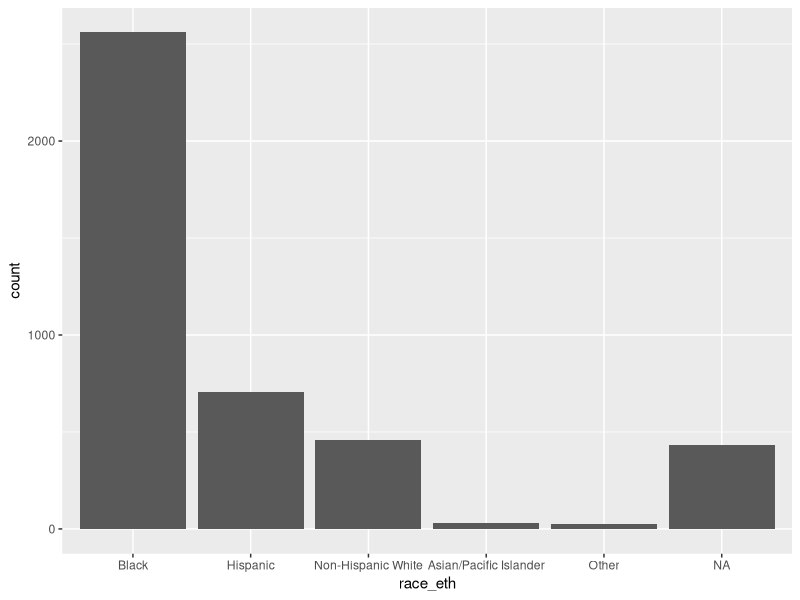
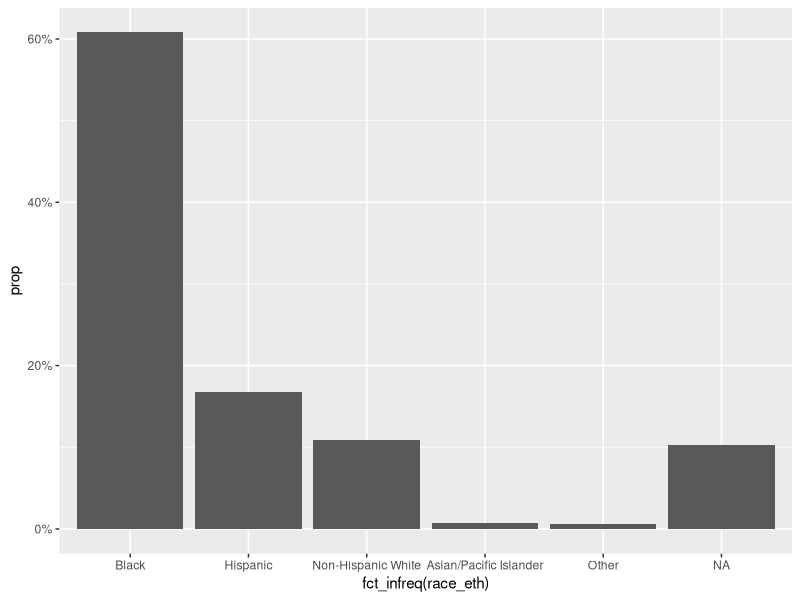
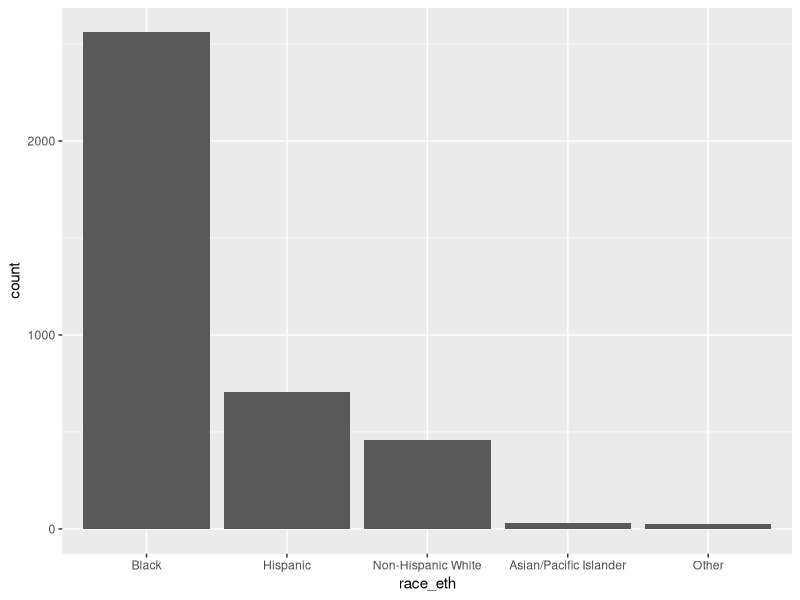
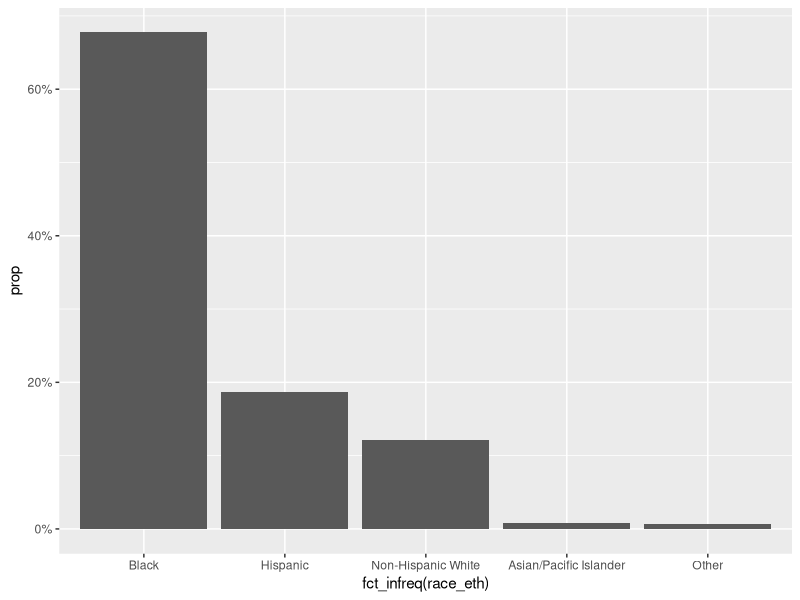
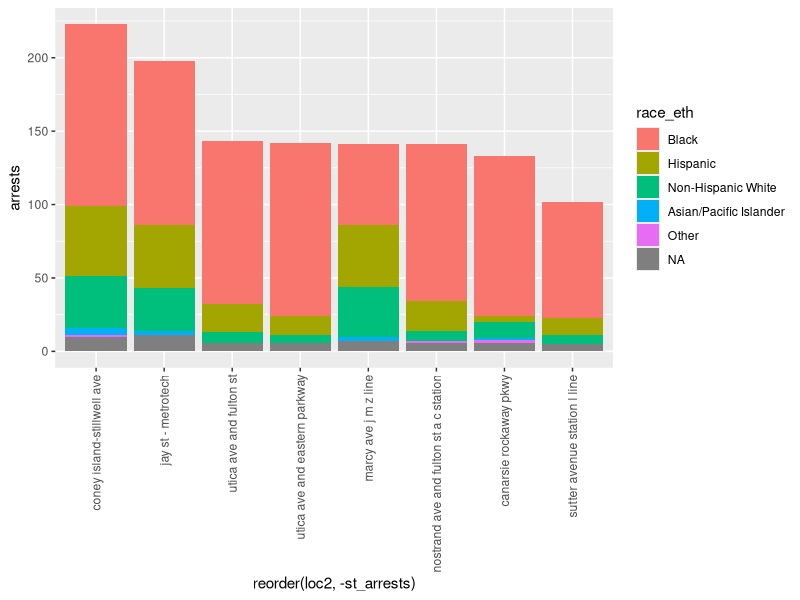

Reproduce these figures in R, in order.
################################################################################
##
## [ PROJ ] Lecture 3: Subway Fare Evasion Arrests in Brooklyn
## [ FILE ] Lecture3-inclass.r
## [ AUTH ] < YOUR NAME >
## [ INIT ] < Date you started the file >
##
################################################################################

## POLICY QUESTION FOR THIS WEEK & NEXT:
## Police can stop and ticket or  arrest people for subway fare evasion. 
## Is NYPD enforcement of subway fare evasion enforcement in Brooklyn racist?


## ---------------------------
## libraries
## ---------------------------

library(tidyverse)
library(forcats)
library(fastDummies)

## ---------------------------
## directory paths
## ---------------------------

getwd()
setwd("C:/Users/Harold Stolper/Google Drive/SIPA/R - Data Analysis/Fall 2020/Lectures/Lecture3")
## -----------------------------------------------------------------------------
## 1. load and inspect datasets
##
##    two datasets of administrative records from public defenders in Brooklyn
##      1. microdata_BDS_inclass.csv: Brooklyn Defender Services
##      2. microdata_LAS_inclass.csv: Legal Aid Society
##    each row is client data for an individual arrested for subway fare evasion
##    public defenders represent nearly everybody arrested for subway fare evasion
##    these files were provided by the respective orgs with no documentation
##
##  a. what is the unit of observation and representative population?
##  b. inspect and describe the coding of race/ethnicity information in each dataset?
## -----------------------------------------------------------------------------

arrests_bds <- read_csv("microdata_BDS_inclass.csv", na = "")
arrests_las <- read_csv("microdata_LAS_inclass.csv", na = "")

str(arrests_bds)
str(arrests_las)

# note that string variables are imported as characters by default (not factors)
# let's convert race and ethnicity to factors before we start cleaning these variables
arrests_bds <- arrests_bds %>% mutate(race = as.factor(race), 
                                      ethnicity = as.factor(ethnicity) )
summary(arrests_bds)

arrests_las <- arrests_las %>% mutate(race = as.factor(las_race_key), 
                                      ethnicity = as.factor(hispanic_flag) )
summary(arrests_las)

# 1a.

# 1b. 

## -----------------------------------------------------------------------------
## 2. clean BDS data: recode race and ethnicity variables and assign to arrests_bds_clean
## -----------------------------------------------------------------------------

# 2
  # BDS: race

  levels(arrests_bds$race)
  typeof(arrests_bds$race) #remember factors are stored as integers assigned to levels
  summary(arrests_bds$race)
  arrests_bds %>% count(race, sort = TRUE)
  arrests_bds %>% count(race, ethnicity, sort = FALSE)
  arrests_bds.clean_temp <- arrests_bds %>% 
    mutate(race_clean = recode(race, "0" = "NA", 
                                     "Unknown" = "NA", 
                                     "Am Indian" = "Other" ) )  %>% 
    mutate(race_clean = factor(race_clean, levels = c("Black", "White", "Asian/Pacific Islander", "Other")))

    # let's check we did this right  
    levels(arrests_bds.clean_temp$race_clean)
    arrests_bds.clean_temp %>% count(race_clean, sort = TRUE)
    arrests_bds.clean_temp %>% count(race_clean, race, sort = FALSE)
    table(arrests_bds.clean_temp$race_clean, arrests_bds.clean_temp$race, useNA = "always")
    
    # note: recode doesn't work well with pipes like other dplyr functions,
    #       instead we use the function as a part of a function argument


  # BDS: ethnicity
    levels(arrests_bds.clean_temp$ethnicity)
    table(arrests_bds.clean_temp$race_clean, arrests_bds.clean_temp$ethnicity, useNA = "always")
    arrests_bds.clean <- arrests_bds.clean_temp %>% 
      mutate(hispanic = recode(ethnicity, "0" = "NA", "Other" = "Non-Hispanic") ) %>%
      mutate(hispanic = factor(hispanic, levels = c("Hispanic", "Non-Hispanic"))) 

    # let's check we did this right  
    summary(arrests_bds.clean$hispanic)
    table(arrests_bds.clean$race_clean, arrests_bds.clean$hispanic, useNA = "always")
    
    # note: we used to separate pipe sequences to clean ethnicity & race, but could do in 1 pipe
    
    rm(arrests_bds.clean_temp)
    
## -----------------------------------------------------------------------------
## 3. BDS: create a single race_eth factor variable w/mutually exclusive categories:
##       - Black, Non-Hispanic White, Hispanic, Asian or Pacific Islander, Other, NA
##    Before you do this...
##    
##    In-class discussion questions: 
##      what cat do you want to use for Black Hispanic identity?
##      what is missing by using mutually exclusive categories?
##      was race coded by NYPD or client w/public defender input? we don't really know!
##    
##    a. Can you think of a better way to incorporate race into analysis of biased enforcement?
##    b. Create race_eth
## -----------------------------------------------------------------------------

# Save arrests_bds.clean to use in Lecture 5
# saveRDS(arrests_bds.clean, "../Lecture5/arrests_bds.clean.rds")
    
# 3a. let's investigate a bit
  # here is a quick and easy way to show crosstabs using base R
  table(arrests_bds.clean$race_clean, arrests_bds.clean$hispanic, useNA = "always")
  prop.table(table(arrests_bds.clean$race_clean, arrests_bds.clean$hispanic), 2)  %>% round(2)
  str(arrests_bds.clean)  
  
# 3b.
  arrests_bds.clean <- arrests_bds.clean %>% 
    mutate(race_clean_char = as.character(race_clean)) %>% 
    mutate(hispanic_char = as.character(hispanic))     %>%
    mutate(race_eth = ifelse(hispanic_char == "Hispanic", hispanic_char, race_clean_char) ) %>%  
    mutate(race_eth = as.factor(recode(race_eth, "White" = "Non-Hispanic White") )  )%>%
    select(-race_clean_char, -hispanic_char)
    
  str(arrests_bds.clean)  
  table(arrests_bds.clean$race_eth, arrests_bds.clean$hispanic, useNA = "always")
  
## -----------------------------------------------------------------------------
## 4 a. Repeat 3 creating race_eth in the Legal Aid data (arrests_las) with the same coding
##      HINT: note that Hispanic identity is included in both las_race_key & hispanic_flag
##   b. Make sure you end up with a data frame with the following variable names,
##      and identical coding as inarrests_bds_clean:
##    - race_eth, age, male, dismissal (not in the BDS data), st_id, loc2
## -----------------------------------------------------------------------------

str(arrests_las)
table(arrests_las$las_race_key, arrests_las$hispanic_flag, useNA = "always")
arrests_las.clean <- arrests_las %>% 
  mutate(race_eth = recode(las_race_key, "Asian or Pacific Islander" = "Asian/Pacific Islander",
                                         "Unknown" = "NA",
                                         "Latino" = "Hispanic",
                                         "White" = "Non-Hispanic White")) %>% 
  mutate(race_eth = ifelse(hispanic_flag == "Y", "Hispanic", race_eth) ) %>% 
  mutate(race_eth = factor(race_eth, 
                           levels = c("Black", "Hispanic", "Non-Hispanic White", "Asian/Pacific Islander", "Other")))

# let's confirm we did this right
summary(arrests_las.clean$race_eth)
arrests_las.clean %>% count(race_eth, sort = TRUE)
table(arrests_las.clean$race_eth, arrests_las.clean$hispanic_flag, useNA = "always")

    
## -----------------------------------------------------------------------------
## 5. appending: stacking rows with rbind
##    a. create a field (pd) to identify the public defender data source (= "las" or "bds")
##    b. Append arrests_bds.clean and arrests_las.clean
##    c. use the nrow function to display the total number of arrests
##    d. inspect race_eth for accuracy/consistency, export new df as "arrests_all.csv"
##        (hint: use the write_csv function introduced in Lecture 3.1)
## -----------------------------------------------------------------------------

# 5a.
arrests_bds.clean <- arrests_bds.clean %>% mutate(pd = "bds")
arrests_las.clean <- arrests_las.clean %>% mutate(pd = "las")

# 5b.
arrests.clean <- plyr::rbind.fill(arrests_las.clean, arrests_bds.clean) %>%
  select(pd, race_eth, age, male, dismissal, st_id, loc2)
str(arrests.clean)
summary(arrests.clean)

# 5c. 

# 5d.
write_csv(arrests.clean, "arrests_all.csv") 

## -----------------------------------------------------------------------------
## 6. Grouping by race_eth
##    a. group arrests.clean by race_eth and store as its own df race_eth_counts
##          Note: we already obtained this information using the summary command,
##          but in some cases it might be useful to store this information to work with
##    b. compute average age, share male, and dimissal rate for each race/ethnicity category 
##          (store as race_eth_stats)
##        hint: make sure you tell R to ignore missing elements
##    c. what, if anything, do you think is interesting to note about
##        the distribution of age conditional on race, male given race, and dismissal by race
## -----------------------------------------------------------------------------

# 6a. 
race_eth_counts <- arrests.clean %>%
  group_by(race_eth) %>%
  summarize(n = n()) %>%
  arrange(desc(n))
race_eth_counts
str(race_eth_counts)

# equivalent to using the count() function
arrests.clean %>% count(race_eth, sort = TRUE)

# if we want to exclude NAs
arrests.clean %>% 
  filter(!is.na(race_eth)) %>% 
  count(race_eth, sort = TRUE)


# 6b.
race_eth_stats <- arrests.clean %>%
  group_by(race_eth) %>%
  summarize(n = n(), 
            mean_age = mean(age, na.rm = TRUE),
            mean_male = mean(male, na.rm = TRUE))
race_eth_stats 

# 6c. 


## -----------------------------------------------------------------------------
## 7. grouping by subway station, with subway-station level statistics.
##      our data includes the following columns
##        - st_id: unique subway station identifier
##        - loc2: subway station name (recognized by google maps)
##   
##    a. let's use fastDummies::dummy_cols to create a dummy variable for each race_eth cat
##       this will come in handy later on.
##
##    b. create a new data frame w/station-level observations (arrests_stations) including the following:
##      - station name (given by loc2)
##      - st_id
##      - total number of arrests at each station
##      - total number of arrests for each race_eth category at each station
##      - share of arrests at each station that are Black and Hispanic
##      - sort in descending order of total number of arrests
##
##    c. show a date table (arrests_stations_top) with station-level observations including the following:
##      - station name,
##      - station arrest total
##      - sh_bh = share of arrests that are Black and Hispanic (excluding race_eth = NA from deonomintor)
##      - sorted in ascending order above Black and Hispanic arrest share
##      - only show for stations with at least 50 total arrests
##
##    d. briefly summarize any interesting findings about the distribution of race across stations
##      - hint: are there any high arrest stations (say, > 50 arrests total) with a high share of NHW arrests?
## -----------------------------------------------------------------------------

# 7a.
arrests.clean <- fastDummies::dummy_cols(arrests.clean, select_columns = "race_eth")
str(arrests.clean)
summary(arrests.clean)

# 7b.
# pretty easy to use group_by to get counts by station
arrests.clean %>%  
  group_by(loc2)  %>%
  summarize(st_id = first(st_id), n = n())  %>%
  arrange(desc(n))

# let's generate station-level counts for each race_eth group?
# approach A: summing dummy variables
arrests_stations <- arrests.clean %>%  
  group_by(loc2)    %>%
  summarize(st_id = first(st_id), 
            n = n(),
            n_black = sum(race_eth_Black, na.rm = TRUE), 
            n_hisp  = sum(race_eth_Hispanic, na.rm = TRUE),
            n_api   = sum(`race_eth_Asian/Pacific Islander`, na.rm = TRUE),
            n_oth   = sum(race_eth_Other, na.rm = TRUE) )   %>%
  arrange(desc(n))
arrests_stations

#7c. 
arrests_stations_top <- arrests.clean %>%  
  group_by(loc2)    %>%
  summarize(st_id = first(st_id), 
            n = n(),
            n_black = sum(race_eth_Black, na.rm = TRUE), 
            n_hisp  = sum(race_eth_Hispanic, na.rm = TRUE),
            n_api   = sum(`race_eth_Asian/Pacific Islander`, na.rm = TRUE),
            n_oth   = sum(race_eth_Other, na.rm = TRUE), 
            n_bh    = sum(race_eth_Black, race_eth_Hispanic, na.rm = TRUE),
            n_na    = sum(race_eth_NA))  %>%
  mutate(sh_bh = n_bh / (n - n_na)) %>% 
  filter(n >= 50) %>% 
  arrange(sh_bh)
arrests_stations_top

## -----------------------------------------------------------------------------
## 8. barplots 
##    a. barplot of all arrests by race_eth category (proportions of all arrests, sorted)
##    b. same as a but exclude all observations with race_eth == NA
##    c. stacked barplot showing race_eth breakdown for top 10 stations by total arrest count
## -----------------------------------------------------------------------------

# 8a. 
ggplot(data = arrests.clean, aes(x = race_eth)) + geom_bar()
ggplot(data = arrests.clean, aes(x = fct_infreq(race_eth), y = ..prop.., group = 1)) + geom_bar() + 
  scale_y_continuous(labels = scales::percent_format()) 

# 8b.
arrests.clean.nomiss <- arrests.clean %>% filter(is.na(race_eth) == FALSE)
summary(arrests.clean.nomiss$race_eth)

ggplot(data = arrests.clean.nomiss, aes(x = race_eth)) + geom_bar()
ggplot(data = arrests.clean.nomiss, aes(x = fct_infreq(race_eth), y = ..prop.., group = 1)) + geom_bar() + 
  scale_y_continuous(labels = scales::percent_format())

# 8c.
arrests_stations_race <- arrests.clean %>%  
  group_by(loc2) %>% 
  mutate(st_arrests = n()) %>% 
  ungroup() %>% 
  group_by(loc2, race_eth)  %>%
  summarize(arrests = n(), st_arrests = first(st_arrests)) %>% 
  arrange(desc(st_arrests)) %>% 
  filter(st_arrests > 100)
arrests_stations_race

ggplot(arrests_stations_race, aes(x = reorder(loc2, -st_arrests), y = arrests, fill = race_eth)) + 
  geom_bar(stat = "identity") + 
  theme(axis.text.x = element_text(angle = 90, vjust = 0.5, hjust=1)) 
